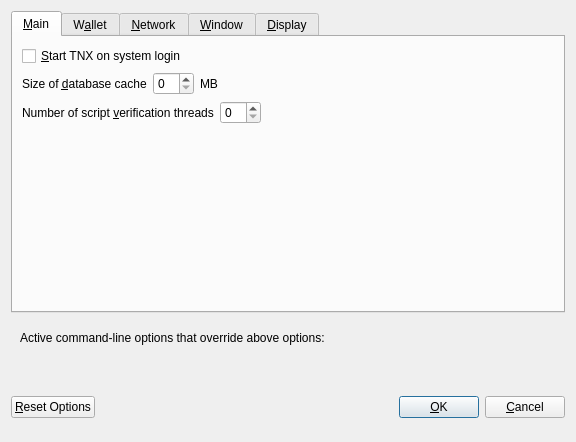
<?xml version="1.0" encoding="UTF-8"?>
<ui version="4.0">
 <class>OptionsDialog</class>
 <widget class="QDialog" name="OptionsDialog">
  <property name="geometry">
   <rect>
    <x>0</x>
    <y>0</y>
    <width>576</width>
    <height>442</height>
   </rect>
  </property>
  <property name="windowTitle">
   <string>Options</string>
  </property>
  <property name="modal">
   <bool>true</bool>
  </property>
  <layout class="QVBoxLayout" name="verticalLayout">
   <item>
    <widget class="QTabWidget" name="tabWidget">
     <property name="currentIndex">
      <number>0</number>
     </property>
     <widget class="QWidget" name="tabMain">
      <attribute name="title">
       <string>&amp;Main</string>
      </attribute>
      <layout class="QVBoxLayout" name="verticalLayout_Main">
       <item>
        <widget class="QCheckBox" name="bitcoinAtStartup">
         <property name="toolTip">
          <string>Automatically start TNX after logging in to the system.</string>
         </property>
         <property name="text">
          <string>&amp;Start TNX on system login</string>
         </property>
        </widget>
       </item>
       <item>
        <layout class="QHBoxLayout" name="horizontalLayout_2_Main">
         <item>
          <widget class="QLabel" name="databaseCacheLabel">
           <property name="text">
            <string>Size of &amp;database cache</string>
           </property>
           <property name="textFormat">
            <enum>Qt::PlainText</enum>
           </property>
           <property name="buddy">
            <cstring>databaseCache</cstring>
           </property>
          </widget>
         </item>
         <item>
          <widget class="QSpinBox" name="databaseCache"/>
         </item>
         <item>
          <widget class="QLabel" name="databaseCacheUnitLabel">
           <property name="text">
            <string>MB</string>
           </property>
           <property name="textFormat">
            <enum>Qt::PlainText</enum>
           </property>
          </widget>
         </item>
         <item>
          <spacer name="horizontalSpacer_2_Main">
           <property name="orientation">
            <enum>Qt::Horizontal</enum>
           </property>
           <property name="sizeHint" stdset="0">
            <size>
             <width>40</width>
             <height>20</height>
            </size>
           </property>
          </spacer>
         </item>
        </layout>
       </item>
       <item>
        <layout class="QHBoxLayout" name="horizontalLayout_3_Main">
         <item>
          <widget class="QLabel" name="threadsScriptVerifLabel">
           <property name="text">
            <string>Number of script &amp;verification threads</string>
           </property>
           <property name="textFormat">
            <enum>Qt::PlainText</enum>
           </property>
           <property name="buddy">
            <cstring>threadsScriptVerif</cstring>
           </property>
          </widget>
         </item>
         <item>
          <widget class="QSpinBox" name="threadsScriptVerif">
           <property name="toolTip">
            <string>(0 = auto, &lt;0 = leave that many cores free)</string>
           </property>
          </widget>
         </item>
         <item>
          <spacer name="horizontalSpacer_3_Main">
           <property name="orientation">
            <enum>Qt::Horizontal</enum>
           </property>
           <property name="sizeHint" stdset="0">
            <size>
             <width>40</width>
             <height>20</height>
            </size>
           </property>
          </spacer>
         </item>
        </layout>
       </item>
       <item>
        <spacer name="verticalSpacer_2">
         <property name="orientation">
          <enum>Qt::Vertical</enum>
         </property>
         <property name="sizeHint" stdset="0">
          <size>
           <width>20</width>
           <height>40</height>
          </size>
         </property>
        </spacer>
       </item>
      </layout>
     </widget>
     <widget class="QWidget" name="tabWallet">
      <attribute name="title">
       <string>W&amp;allet</string>
      </attribute>
      <layout class="QVBoxLayout" name="verticalLayout_Wallet">
       <item>
        <layout class="QHBoxLayout" name="horizontalLayout_2_Wallet">
         <item>
          <widget class="QLabel" name="labelStakeSplitThresholdText">
           <property name="text">
            <string>Stake split threshold:</string>
           </property>
          </widget>
         </item>
         <item>
          <widget class="QSpinBox" name="spinBoxStakeSplitThreshold">
           <property name="minimum">
            <number>1</number>
           </property>
           <property name="maximum">
            <number>999999</number>
           </property>
          </widget>
         </item>
        </layout>
       </item>
       <item>
        <widget class="QGroupBox" name="groupBox">
         <property name="title">
          <string>Expert</string>
         </property>
         <layout class="QVBoxLayout" name="verticalLayout_2">
          <item>
           <widget class="QCheckBox" name="coinControlFeatures">
            <property name="toolTip">
             <string>Whether to show coin control features or not.</string>
            </property>
            <property name="text">
             <string>Enable coin &amp;control features</string>
            </property>
           </widget>
          </item>
          <item>
           <widget class="QCheckBox" name="showMasternodesTab">
            <property name="toolTip">
             <string>Show additional tab listing all your masternodes in first sub-tab&lt;br/&gt;and all masternodes on the network in second sub-tab.</string>
            </property>
            <property name="text">
             <string>Show Masternodes Tab</string>
            </property>
           </widget>
          </item>
          <item>
           <widget class="QCheckBox" name="spendZeroConfChange">
            <property name="toolTip">
             <string>If you disable the spending of unconfirmed change, the change from a transaction&lt;br/&gt;cannot be used until that transaction has at least one confirmation.&lt;br/&gt;This also affects how your balance is computed.</string>
            </property>
            <property name="text">
             <string>&amp;Spend unconfirmed change</string>
            </property>
           </widget>
          </item>
         </layout>
        </widget>
       </item>
       <item>
        <spacer name="verticalSpacer_Wallet">
         <property name="orientation">
          <enum>Qt::Vertical</enum>
         </property>
         <property name="sizeHint" stdset="0">
          <size>
           <width>20</width>
           <height>40</height>
          </size>
         </property>
        </spacer>
       </item>
      </layout>
     </widget>
     <widget class="QWidget" name="tabNetwork">
      <attribute name="title">
       <string>&amp;Network</string>
      </attribute>
      <layout class="QVBoxLayout" name="verticalLayout_Network">
       <item>
        <widget class="QCheckBox" name="mapPortUpnp">
         <property name="toolTip">
          <string>Automatically open the TNX client port on the router. This only works when your router supports UPnP and it is enabled.</string>
         </property>
         <property name="text">
          <string>Map port using &amp;UPnP</string>
         </property>
        </widget>
       </item>
       <item>
        <widget class="QCheckBox" name="allowIncoming">
         <property name="toolTip">
          <string>Accept connections from outside</string>
         </property>
         <property name="text">
          <string>Allow incoming connections</string>
         </property>
        </widget>
       </item>
       <item>
        <widget class="QCheckBox" name="connectSocks">
         <property name="toolTip">
          <string>Connect to the TNX network through a SOCKS5 proxy.</string>
         </property>
         <property name="text">
          <string>&amp;Connect through SOCKS5 proxy (default proxy):</string>
         </property>
        </widget>
       </item>
       <item>
        <layout class="QHBoxLayout" name="horizontalLayout_1_Network">
         <item>
          <widget class="QLabel" name="proxyIpLabel">
           <property name="text">
            <string>Proxy &amp;IP:</string>
           </property>
           <property name="textFormat">
            <enum>Qt::PlainText</enum>
           </property>
           <property name="buddy">
            <cstring>proxyIp</cstring>
           </property>
          </widget>
         </item>
         <item>
          <widget class="QValidatedLineEdit" name="proxyIp">
           <property name="minimumSize">
            <size>
             <width>140</width>
             <height>0</height>
            </size>
           </property>
           <property name="maximumSize">
            <size>
             <width>140</width>
             <height>16777215</height>
            </size>
           </property>
           <property name="toolTip">
            <string>IP address of the proxy (e.g. IPv4: 127.0.0.1 / IPv6: ::1)</string>
           </property>
          </widget>
         </item>
         <item>
          <widget class="QLabel" name="proxyPortLabel">
           <property name="text">
            <string>&amp;Port:</string>
           </property>
           <property name="textFormat">
            <enum>Qt::PlainText</enum>
           </property>
           <property name="buddy">
            <cstring>proxyPort</cstring>
           </property>
          </widget>
         </item>
         <item>
          <widget class="QLineEdit" name="proxyPort">
           <property name="minimumSize">
            <size>
             <width>55</width>
             <height>0</height>
            </size>
           </property>
           <property name="maximumSize">
            <size>
             <width>55</width>
             <height>16777215</height>
            </size>
           </property>
           <property name="toolTip">
            <string>Port of the proxy (e.g. 9050)</string>
           </property>
          </widget>
         </item>
         <item>
          <spacer name="horizontalSpacer_1_Network">
           <property name="orientation">
            <enum>Qt::Horizontal</enum>
           </property>
           <property name="sizeHint" stdset="0">
            <size>
             <width>40</width>
             <height>20</height>
            </size>
           </property>
          </spacer>
         </item>
        </layout>
       </item>
       <item>
        <spacer name="verticalSpacer_Network">
         <property name="orientation">
          <enum>Qt::Vertical</enum>
         </property>
         <property name="sizeHint" stdset="0">
          <size>
           <width>20</width>
           <height>40</height>
          </size>
         </property>
        </spacer>
       </item>
      </layout>
     </widget>
     <widget class="QWidget" name="tabWindow">
      <attribute name="title">
       <string>&amp;Window</string>
      </attribute>
      <layout class="QVBoxLayout" name="verticalLayout_Window">
       <item>
        <widget class="QCheckBox" name="minimizeToTray">
         <property name="toolTip">
          <string>Show only a tray icon after minimizing the window.</string>
         </property>
         <property name="text">
          <string>&amp;Minimize to the tray instead of the taskbar</string>
         </property>
        </widget>
       </item>
       <item>
        <widget class="QCheckBox" name="minimizeOnClose">
         <property name="toolTip">
          <string>Minimize instead of exit the application when the window is closed. When this option is enabled, the application will be closed only after selecting Quit in the menu.</string>
         </property>
         <property name="text">
          <string>M&amp;inimize on close</string>
         </property>
        </widget>
       </item>
       <item>
        <spacer name="verticalSpacer_Window">
         <property name="orientation">
          <enum>Qt::Vertical</enum>
         </property>
         <property name="sizeHint" stdset="0">
          <size>
           <width>20</width>
           <height>40</height>
          </size>
         </property>
        </spacer>
       </item>
      </layout>
     </widget>
     <widget class="QWidget" name="tabDisplay">
      <attribute name="title">
       <string>&amp;Display</string>
      </attribute>
      <layout class="QVBoxLayout" name="verticalLayout_Display">
       <item>
        <layout class="QHBoxLayout" name="horizontalLayout_1_Display">
         <item>
          <widget class="QLabel" name="langLabel">
           <property name="text">
            <string>User Interface &amp;language:</string>
           </property>
           <property name="textFormat">
            <enum>Qt::PlainText</enum>
           </property>
           <property name="buddy">
            <cstring>lang</cstring>
           </property>
          </widget>
         </item>
         <item>
          <widget class="QValueComboBox" name="lang">
           <property name="toolTip">
            <string>The user interface language can be set here. This setting will take effect after restarting TNX.</string>
           </property>
          </widget>
         </item>
        </layout>
       </item>
       <item>
        <widget class="Line" name="line">
         <property name="orientation">
          <enum>Qt::Horizontal</enum>
         </property>
        </widget>
       </item>
       <item>
        <layout class="QHBoxLayout" name="horizontalLayout_2_Display">
         <item>
          <widget class="QLabel" name="unitLabel">
           <property name="text">
            <string>&amp;Unit to show amounts in:</string>
           </property>
           <property name="textFormat">
            <enum>Qt::PlainText</enum>
           </property>
           <property name="buddy">
            <cstring>unit</cstring>
           </property>
          </widget>
         </item>
         <item>
          <widget class="QValueComboBox" name="unit">
           <property name="toolTip">
            <string>Choose the default subdivision unit to show in the interface and when sending coins.</string>
           </property>
          </widget>
         </item>
        </layout>
       </item>
       <item>
        <layout class="QHBoxLayout" name="horizontalLayout_5_Display">
         <item>
          <widget class="QLabel" name="digitsLabel">
           <property name="text">
            <string>Decimal digits</string>
           </property>
          </widget>
         </item>
         <item>
          <widget class="QValueComboBox" name="digits"/>
         </item>
        </layout>
       </item>
       <item>
        <layout class="QHBoxLayout" name="horizontalLayout_3_Display">
         <item>
          <widget class="QLabel" name="thirdPartyTxUrlsLabel">
           <property name="toolTip">
            <string>Third party URLs (e.g. a block explorer) that appear in the transactions tab as context menu items. %s in the URL is replaced by transaction hash. Multiple URLs are separated by vertical bar |.</string>
           </property>
           <property name="text">
            <string>Third party transaction URLs</string>
           </property>
           <property name="buddy">
            <cstring>thirdPartyTxUrls</cstring>
           </property>
          </widget>
         </item>
         <item>
          <widget class="QLineEdit" name="thirdPartyTxUrls">
           <property name="toolTip">
            <string>Third party URLs (e.g. a block explorer) that appear in the transactions tab as context menu items. %s in the URL is replaced by transaction hash. Multiple URLs are separated by vertical bar |.</string>
           </property>
          </widget>
         </item>
        </layout>
       </item>
       <item>
        <spacer name="verticalSpacer">
         <property name="orientation">
          <enum>Qt::Vertical</enum>
         </property>
         <property name="sizeHint" stdset="0">
          <size>
           <width>20</width>
           <height>40</height>
          </size>
         </property>
        </spacer>
       </item>
      </layout>
     </widget>
    </widget>
   </item>
   <item>
    <widget class="QFrame" name="frame">
     <layout class="QVBoxLayout" name="verticalLayout_Bottom">
      <item>
       <layout class="QHBoxLayout" name="horizontalLayout_Bottom">
        <item>
         <widget class="QLabel" name="overriddenByCommandLineInfoLabel">
          <property name="text">
           <string>Active command-line options that override above options:</string>
          </property>
          <property name="textFormat">
           <enum>Qt::PlainText</enum>
          </property>
         </widget>
        </item>
        <item>
         <spacer name="horizontalSpacer_Bottom">
          <property name="orientation">
           <enum>Qt::Horizontal</enum>
          </property>
          <property name="sizeHint" stdset="0">
           <size>
            <width>40</width>
            <height>20</height>
           </size>
          </property>
         </spacer>
        </item>
       </layout>
      </item>
      <item>
       <widget class="QLabel" name="overriddenByCommandLineLabel">
        <property name="text">
         <string/>
        </property>
        <property name="textFormat">
         <enum>Qt::PlainText</enum>
        </property>
        <property name="wordWrap">
         <bool>true</bool>
        </property>
       </widget>
      </item>
     </layout>
    </widget>
   </item>
   <item>
    <layout class="QHBoxLayout" name="horizontalLayout_Buttons">
     <item>
      <widget class="QPushButton" name="resetButton">
       <property name="toolTip">
        <string>Reset all client options to default.</string>
       </property>
       <property name="text">
        <string>&amp;Reset Options</string>
       </property>
       <property name="autoDefault">
        <bool>false</bool>
       </property>
      </widget>
     </item>
     <item>
      <spacer name="horizontalSpacer_1">
       <property name="orientation">
        <enum>Qt::Horizontal</enum>
       </property>
       <property name="sizeHint" stdset="0">
        <size>
         <width>40</width>
         <height>48</height>
        </size>
       </property>
      </spacer>
     </item>
     <item>
      <widget class="QLabel" name="statusLabel">
       <property name="minimumSize">
        <size>
         <width>200</width>
         <height>0</height>
        </size>
       </property>
       <property name="font">
        <font>
         <weight>75</weight>
         <bold>true</bold>
        </font>
       </property>
       <property name="text">
        <string/>
       </property>
       <property name="textFormat">
        <enum>Qt::PlainText</enum>
       </property>
       <property name="wordWrap">
        <bool>true</bool>
       </property>
      </widget>
     </item>
     <item>
      <spacer name="horizontalSpacer_2">
       <property name="orientation">
        <enum>Qt::Horizontal</enum>
       </property>
       <property name="sizeHint" stdset="0">
        <size>
         <width>40</width>
         <height>48</height>
        </size>
       </property>
      </spacer>
     </item>
     <item>
      <widget class="QPushButton" name="okButton">
       <property name="text">
        <string>&amp;OK</string>
       </property>
       <property name="autoDefault">
        <bool>false</bool>
       </property>
       <property name="default">
        <bool>true</bool>
       </property>
      </widget>
     </item>
     <item>
      <widget class="QPushButton" name="cancelButton">
       <property name="text">
        <string>&amp;Cancel</string>
       </property>
       <property name="autoDefault">
        <bool>false</bool>
       </property>
      </widget>
     </item>
    </layout>
   </item>
  </layout>
 </widget>
 <customwidgets>
  <customwidget>
   <class>QValidatedLineEdit</class>
   <extends>QLineEdit</extends>
   <header>qvalidatedlineedit.h</header>
  </customwidget>
  <customwidget>
   <class>QValueComboBox</class>
   <extends>QComboBox</extends>
   <header>qvaluecombobox.h</header>
  </customwidget>
 </customwidgets>
 <resources/>
 <connections/>
</ui>
